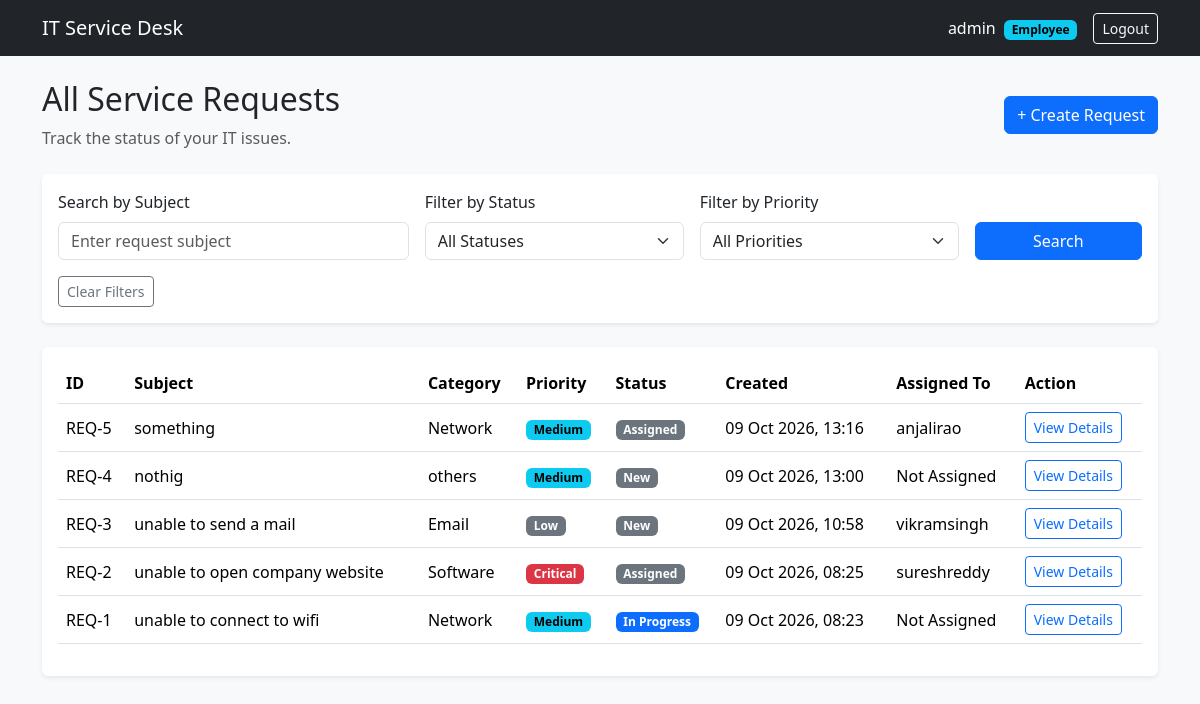
The app's page / (signed in) with its own data.
### services/models.py (models this page shows, shortened)
class ServiceRequest(models.Model):
    PRIORITY_CHOICES = [
        ("Critical", "Critical"),
        ("High", "High"),
        ("Medium", "Medium"),
        ("Low", "Low"),
    ]
    STATUS_CHOICES = [
        ("New", "New"),
        ("Assigned", "Assigned"),
        ("In Progress", "In Progress"),
        ("On Hold", "On Hold"),
        ("Resolved", "Resolved"),
        ("Closed", "Closed"),
    ]
    requester = models.ForeignKey(
        User,
        on_delete=models.PROTECT,
        related_name="created_requests"
    )
    subject = models.CharField(max_length=200)
    description = models.TextField()
    category = models.ForeignKey(
        Category,
        on_delete=models.PROTECT,
        related_name="requests"
    )
    priority = models.CharField(
        max_length=20,
        choices=PRIORITY_CHOICES,
        default="Medium",
        db_index=True
    )
    status = models.CharField(
        max_length=20,
        choices=STATUS_CHOICES,
        default="New",
        db_index=True
    )
    assignee = models.ForeignKey(
        User,
        on_delete=models.PROTECT,
        null=True,
        blank=True,
        related_name="assigned_requests"
    )
    created_at = models.DateTimeField(auto_now_add=True)
    updated_at = models.DateTimeField(auto_now=True)
    resolution_details = models.TextField(blank=True)
    resolved_by = models.ForeignKey(
        User,
        on_delete=models.PROTECT,
        null=True,
        blank=True,
        related_name="resolved_requests"
    )
    resolved_at = models.DateTimeField(null=True, blank=True)
    closed_at = models.DateTimeField(null=True, blank=True)
    class Meta:
        ordering = ["-created_at"]
        indexes = [
            models.Index(fields=["status", "priority"]),
            models.Index(fields=["created_at"]),
        ]

class Category(models.Model):
    name = models.CharField(max_length=100, unique=True)
    description = models.TextField(blank=True)

### services/views.py (the view)
# urls.py: path("", views.request_list, name="request_list"),
@login_required(login_url="login")
def request_list(request):
    requests = ServiceRequest.objects.all().select_related(
        "category", "requester", "assignee"
    ).order_by("-created_at")
    if not can_view_all_requests(request.user):
        requests = requests.filter(requester=request.user)
    search_query = request.GET.get("search", "").strip()
    status_filter = request.GET.get("status", "")
    priority_filter = request.GET.get("priority", "")
    if search_query:
        requests = requests.filter(subject__icontains=search_query)
    if status_filter:
        requests = requests.filter(status=status_filter)
    if priority_filter:
        requests = requests.filter(priority=priority_filter)
    return render(request, "services/request_list.html", {
        "requests": requests,
        "search_query": search_query,
        "status_filter": status_filter,
        "priority_filter": priority_filter,
    })

### services/context_processors.py (called while the page is built)
def roles(request):
    user = request.user
    return {
        "is_it_staff": is_it_staff(user),
        "can_create_request": can_create_request(user),
        "can_assign_technician": can_assign_technician(user),
        "can_update_status": can_update_status(user),
    }

### services/permissions.py (called while the page is built)
def is_it_staff(user):
    return (
        user.is_authenticated
        and not user.is_superuser
        and (
            user.username == "pavan"
            or user.groups.filter(name="Technician").exists()
        )
    )

def can_create_request(user):
    return user.is_authenticated and not is_it_staff(user)

def can_assign_technician(user):
    return is_it_staff(user)

def can_update_status(user):
    return is_it_staff(user)

def can_view_all_requests(user):
    return user.is_authenticated and (user.is_superuser or is_it_staff(user))

### services/templates/services/request_list.html (shortened to what this page needs)
{% extends "services/base.html" %}
{% block content %}
<div class="d-flex justify-content-between align-items-center mb-4">
    <div>
        <h2>{% if is_it_staff or user.is_superuser %}All Service Requests{% else %}My Service Requests{% endif %}</h2>
        <p class="text-muted mb-0">
            Track the status of your IT issues.
        </p>
    </div>
    {% if can_create_request %}
    <a href="{% url 'create_request' %}" class="btn btn-primary">
        + Create Request
    </a>
    {% endif %}
</div>
<div class="card border-0 shadow-sm mb-4">
    <div class="card-body">
        <form method="GET">
            <div class="row g-3">
                <div class="col-md-4">
                    <label for="search" class="form-label">
                        Search by Subject
                    </label>
                    <input type="text" id="search" name="search" class="form-control"
                        placeholder="Enter request subject" value="{{ search_query }}">
                </div>
                <div class="col-md-3">
                    <label for="status" class="form-label">
                        Filter by Status
                    </label>
                    <select id="status" name="status" class="form-select">
                        <option value="">All Statuses</option>
                    </select>
                </div>
                <div class="col-md-3">
                    <label for="priority" class="form-label">
                        Filter by Priority
                    </label>
                    <select id="priority" name="priority" class="form-select">
                        <option value="">All Priorities</option>
                    </select>
                </div>
                <div class="col-md-2 d-flex align-items-end">
                    <button type="submit" class="btn btn-primary w-100">
                        Search
                    </button>
                </div>
            </div>
            <div class="mt-3">
                <a href="{% url 'request_list' %}" class="btn btn-outline-secondary btn-sm">
                    Clear Filters
                </a>
            </div>
        </form>
    </div>
</div>
<div class="card border-0 shadow-sm">
    <div class="card-body">
        {% if requests %}
        <div class="table-responsive">
            <table class="table table-hover align-middle">
                <thead>
                    <tr>
                        <th>ID</th>
                        <th>Subject</th>
                        <th>Category</th>
                        <th>Priority</th>
                        <th>Status</th>
                        <th>Created</th>
                        <th>Assigned To</th>
                        <th>Action</th>
                    </tr>
                </thead>
                <tbody>
                    {% for item in requests %}
                    <tr>
                        <td>REQ-{{ item.id }}</td>
                        <td>{{ item.subject }}</td>
                        <td>{{ item.category.name }}</td>
                        <td>
                            {% if item.priority == "Critical" %}
                            <span class="badge text-bg-danger">
                                {{ item.priority }}
                            </span>
                            {% elif item.priority == "High" %}
                            <span class="badge text-bg-warning">
                                {{ item.priority }}
                            </span>
                            {% elif item.priority == "Medium" %}
                            <span class="badge text-bg-info">
                                {{ item.priority }}
                            </span>
                            {% else %}
                            <span class="badge text-bg-secondary">
                                {{ item.priority }}
                            </span>
                            {% endif %}
                        </td>
                        <td>
                            {% if item.status == "Resolved" %}
                            <span class="badge text-bg-success">
                                {{ item.status }}
                            </span>
                            {% elif item.status == "In Progress" %}
                            <span class="badge text-bg-primary">
                                {{ item.status }}
                            </span>
                            {% elif item.status == "On Hold" %}
                            <span class="badge text-bg-warning">
                                {{ item.status }}
                            </span>
                            {% else %}
                            <span class="badge text-bg-secondary">
                                {{ item.status }}
                            </span>
                            {% endif %}
                        </td>
                        <td>
                            {{ item.created_at|date:"d M Y, H:i" }}
                        </td>
                        <td>
                            {{ item.assignee.username|default:"Not Assigned" }}
                        </td>
                        <td>
                            <a href="{% url 'request_detail' item.id %}" class="btn btn-sm btn-outline-primary">
                                View Details
                            </a>
                        </td>
                    </tr>
                    {% endfor %}
                </tbody>
            </table>
        </div>
        {% endif %}
    </div>
</div>
{% endblock %}

### services/templates/services/base.html (shortened to what this page needs)
<!DOCTYPE html>
<html lang="en">
<head>
    <link
        href="https://cdn.jsdelivr.net/npm/bootstrap@5.3.3/dist/css/bootstrap.min.css"
        rel="stylesheet"
    >
</head>
<body class="bg-light">
<nav class="navbar navbar-dark bg-dark">
    <div class="container">
        <a class="navbar-brand" href="{% url 'request_list' %}">
            IT Service Desk
        </a>
        {% if user.is_authenticated %}
            <div class="d-flex align-items-center gap-3">
                <span class="text-white">
                    {{ user.username }}
                    <span class="badge text-bg-info ms-1">
                        {% if is_it_staff %}IT Staff{% else %}Employee{% endif %}
                    </span>
                </span>
                <form method="post" action="{% url 'logout' %}">
                    <button class="btn btn-outline-light btn-sm"
                            type="submit">
                        Logout
                    </button>
                </form>
            </div>
        {% endif %}
    </div>
</nav>
<main class="container py-4">
    {% block content %}{% endblock %}
</main>
</body>
</html>

### records on screen
ServiceRequest: id "5", subject "something", category.name "Network", priority "Medium", status "Assigned", created_at "09 Oct 2026, 13:16", assignee.username "anjalirao"
ServiceRequest: id "4", subject "nothig", category.name "others", priority "Medium", status "New", created_at "09 Oct 2026, 13:00", assignee.username "Not Assigned"
ServiceRequest: id "3", subject "unable to send a mail", category.name "Email", priority "Low", status "New", created_at "09 Oct 2026, 10:58", assignee.username "vikramsingh"
ServiceRequest: id "2", subject "unable to open company website", category.name "Software", priority "Critical", status "Assigned", created_at "09 Oct 2026, 08:25", assignee.username "sureshreddy"
ServiceRequest: id "1", subject "unable to connect to wifi", category.name "Network", priority "Medium", status "In Progress", created_at "09 Oct 2026, 08:23", assignee.username "Not Assigned"

### other values on screen
{{ user.username }} "admin"
